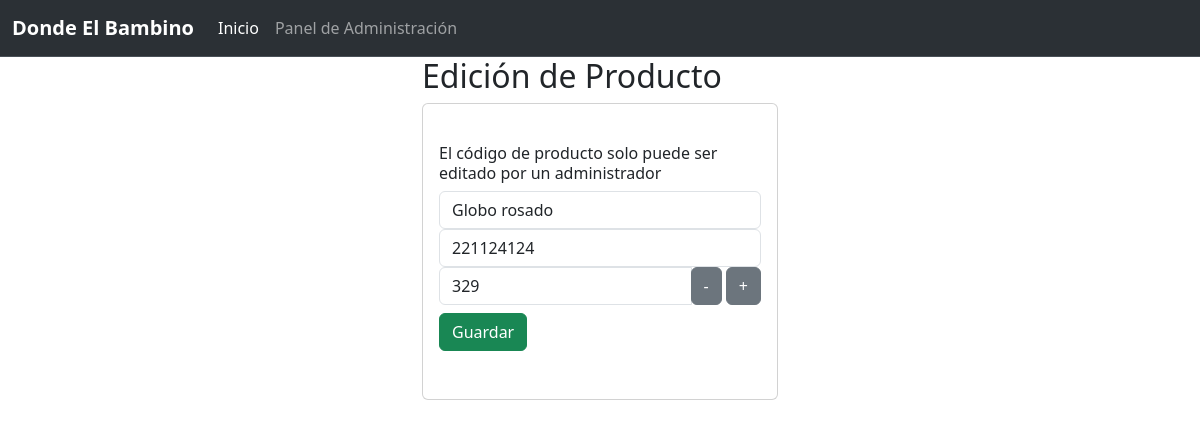
Page /edicionProducto/221124124 on the committed database.
### Aplicaciones/inventario/models.py (models this page shows, shortened)
class Producto(models.Model):
    nombre = models.CharField(max_length=100)
    codigo = models.IntegerField(primary_key=True)
    cantidad = models.IntegerField()

### Aplicaciones/inventario/views.py (the view)
# urls.py: path("edicionProducto/<codigo>", views.edicionProducto),
def edicionProducto(request, codigo):
    producto = Producto.objects.get(codigo=codigo)
    return render(request, "edicionProducto.html", {"producto": producto})

### Aplicaciones/inventario/templates/edicionProducto.html (shortened to what this page needs)
{% extends "./base.html" %}
{% block body %}
<div class="row">
    <div class="col-md-4 offset-md-4">
        <h2>Edición de Producto</h2>
        <div class="card">
            <div class="card-body">
                <form class="py-4" action="/editarProducto/" method="POST"> {% csrf_token %}
                    <h6>El código de producto solo puede ser editado por un administrador</h6>
                    <div class="form-group">
                        <input value="{{ producto.nombre }}" type="text" id="txtNombre" name="txtNombre" class="form-control" placeholder="Nombre" minlength="1" required>
                    </div>
                    <div class="form-group">
                        <input value="{{ producto.codigo }}" type="text" id="txtCodigo" name="txtCodigo" class="form-control" placeholder="Código" minlength="1" required readonly>
                    </div>
                    <div class="form-group">
                        <div class="input-group">
                            <input value="{{ producto.cantidad }}" type="number" id="txtCantidad" name="txtCantidad" class="form-control" placeholder="Cantidad" minlength="1" required>
                            <div class="input-group-append">
                                <button type="button" class="btn btn-secondary" onclick="decrementarCantidad()">-</button>
                                <button type="button" class="btn btn-secondary" onclick="incrementarCantidad()">+</button>
                            </div>
                        </div>
                    </div>
                    <div class="form-group py-2">
                        <button class="btn btn-success btn-block btnEdicion" type="submit">Guardar</button>
                    </div>
                </form>
            </div>
        </div>
    </div>
</div>
{% endblock %}

### rows in the picture
Producto: txtNombre "Globo rosado", txtCodigo "221124124", txtCantidad "329"
